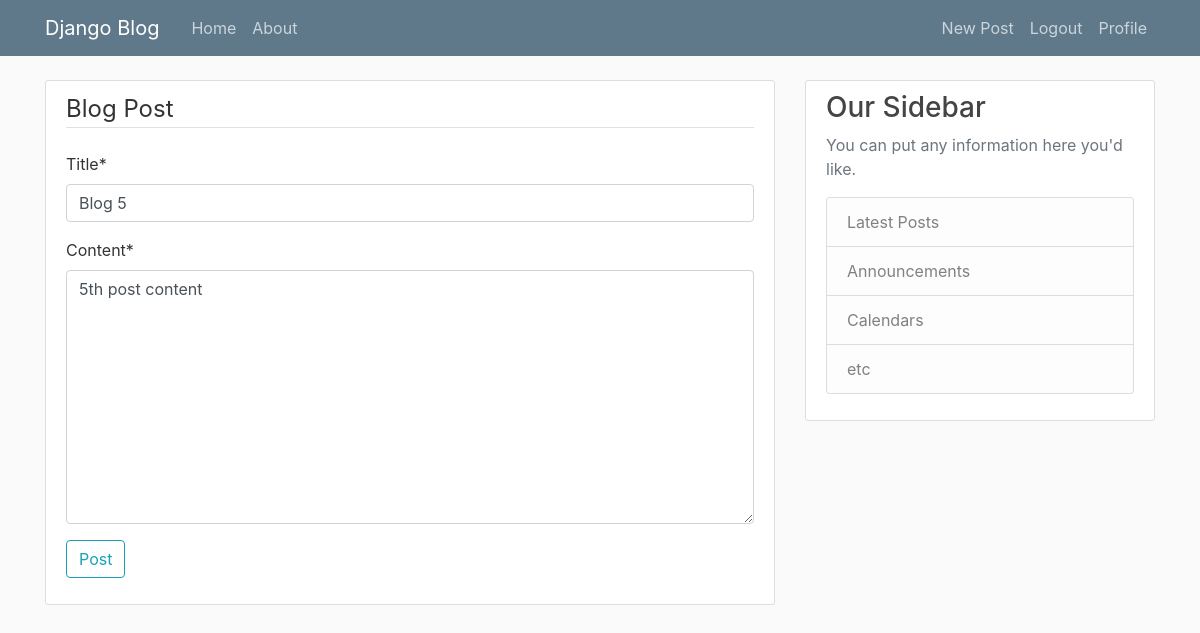
Before: /post/5/update/ (signed in) with the older database file.
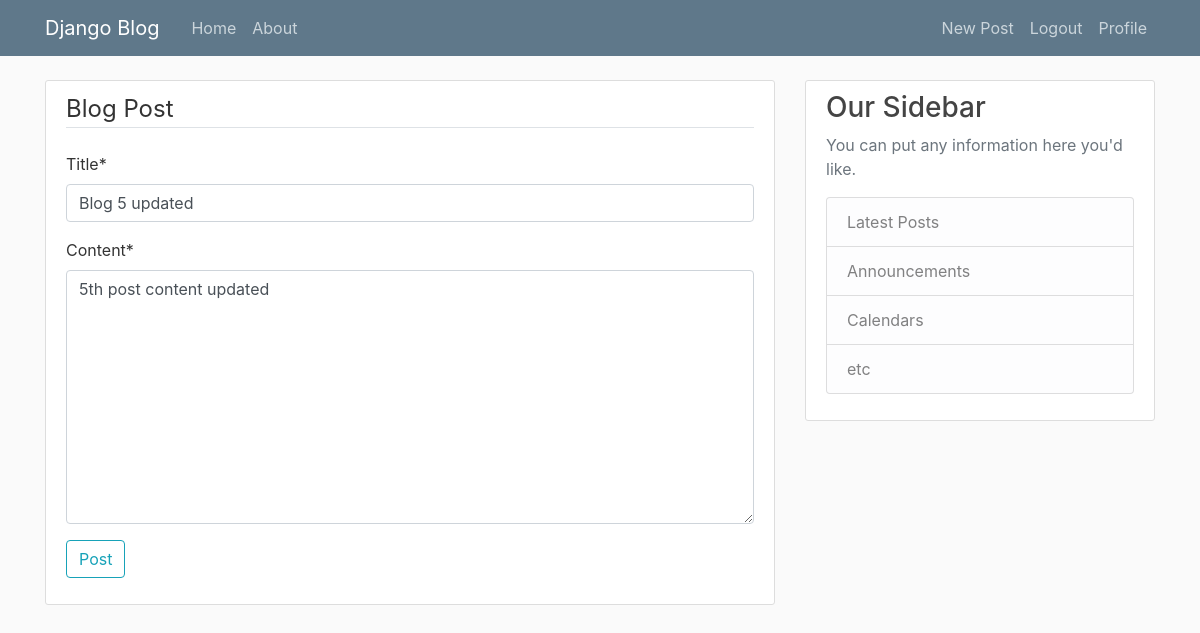
After: the same page with the newer database file.
### blog/models.py (models this page shows, shortened)
class Post(models.Model):
    title = models.CharField(max_length=100)
    content = models.TextField()
    date_posted = models.DateTimeField(default=timezone.now)
    author = models.ForeignKey(User, on_delete= models.CASCADE)

### blog/views.py (the view, shortened to what this page needs)
# urls.py: path('post/<int:pk>/update/', PostUpdateView.as_view(), name='post-update'),
class PostUpdateView(LoginRequiredMixin, UserPassesTestMixin, UpdateView):
    model = Post
    fields = ['title', 'content']
    def test_func(self):
        post = self.get_object()
        if self.request.user == post.author: # Checking if current user is author of the post
            return True
        return False

### blog/templates/blog/post_form.html (shortened to what this page needs)
{% extends 'blog/base.html' %}
{% load crispy_forms_tags %}
{% block content %}
    <div class="content-section">
        <form method ="POST">
            <fieldset clas="form-group">
                <legend class="border-bottom mb-4">Blog Post</legend>
                {{ form|crispy}}
            </fieldset>
            <div class ="form-group">
                <button class="btn btn-outline-info" type="submit">Post</button>
            </div>
        </form>
    </div>
{% endblock content %}

Changed rows visible on the page:
changed Post: title "Blog 5" → "Blog 5 updated"; content "5th post content" → "5th post content updated"
